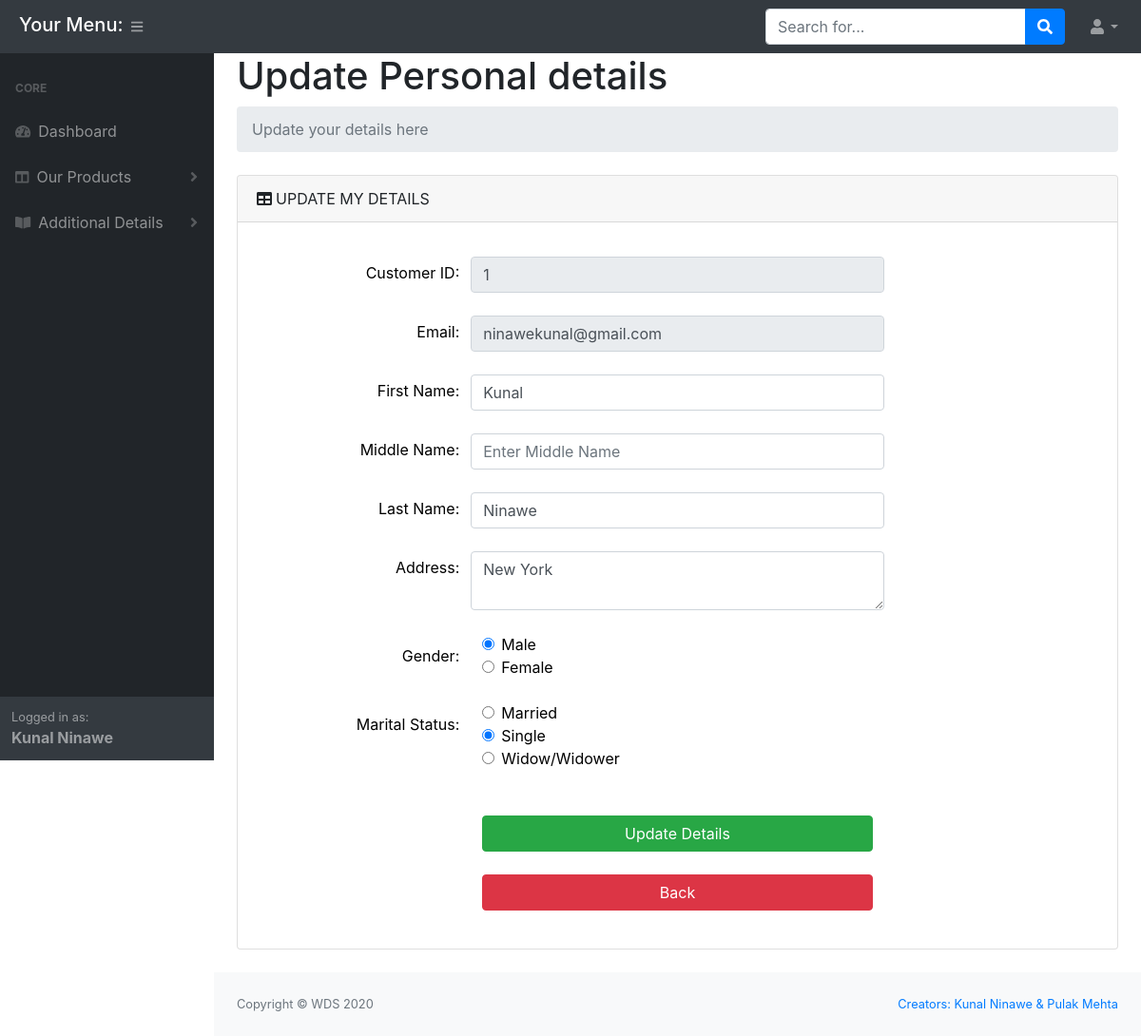
/customer/dist/update_my_details.php (signed in), run on an earlier commit of the app's database.
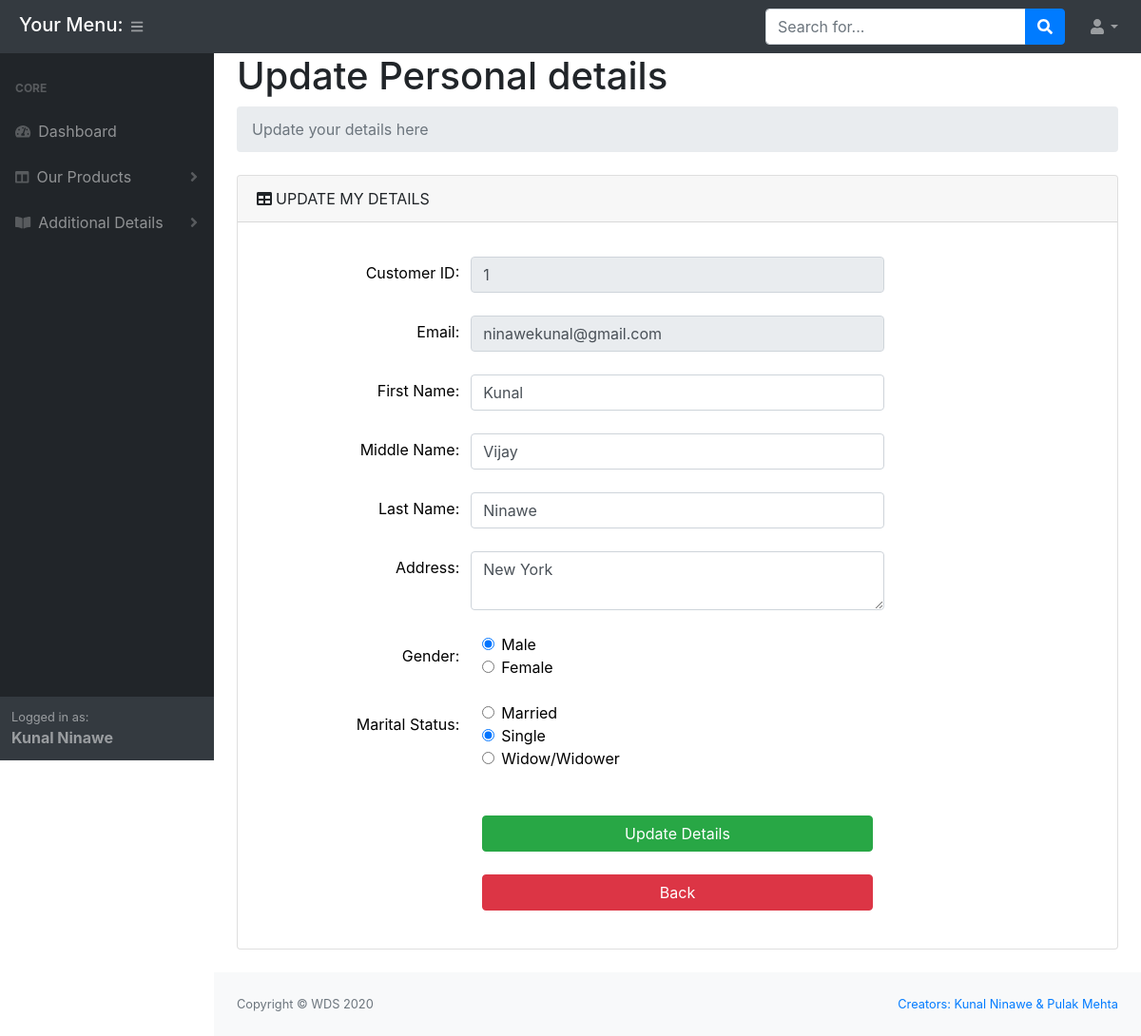
And on a later commit of the database.
### tables this page shows
CREATE TABLE IF NOT EXISTS `cust_details` (
  `cust_id` int(11) NOT NULL AUTO_INCREMENT,
  `email` varchar(50) NOT NULL,
  `first_name` varchar(30) NOT NULL,
  `middle_name` varchar(30) DEFAULT NULL,
  `last_name` varchar(30) NOT NULL,
  `password` varchar(100) NOT NULL,
  `address` varchar(150) DEFAULT NULL,
  `gender` varchar(1) DEFAULT 'M',
  `marital_status` varchar(1) NOT NULL DEFAULT 'S',
  `cust_type` varchar(1) NOT NULL DEFAULT 'H',
  PRIMARY KEY (`cust_id`)
);

### customer/dist/functions.php (called while the page is built, shortened)
<?php
	require_once 'db.php';
	function showCustDetails($email){
		global $conn;
		$sql = "SELECT * FROM cust_details WHERE email='$email'";
		$result = mysqli_query($conn,$sql);
		$array = mysqli_fetch_array($result);
	    if(isset($array)){
	    	return $array;
	    }
	    else{
	    	return 0;
	    }
	}

### customer/dist/update_my_details.php (the view, shortened to what the changed rows need)
<?php
  require_once 'functions.php';
 ?>
<!DOCTYPE html>
 <html>
 <head>
 </head>
 <body class="sb-nav-fixed">
  <?php
    require_once 'header.php';
   ?>
  <div id="layoutSidenav_content">
                 <div class="home_ins_content">
                        <div class="container-fluid  col-xl-12">
                        <h1 class="mt-12">Update Personal details</h1>
                        <div class="card mb-4">
                            <div class="card-body">
                                <div class="row">
                                <div class="col-xl-12">
                                    <form method="POST" action="" accept-charset="UTF-8" style="color:black;margin-top: -50px;">
                                        <div class="card-body"><canvas id="myAreaChart" width="100%" height="40"></canvas>
                                          <?php
                                              $result = showCustDetails($_SESSION['email']);
                                              echo "
                                                  <div class='row'>
                                              <div class='col-md-3 text-right' style='margin-top: 5px;'>
                                                <label for='Customer ID'>
                                                </label>
                                                <br>
                                              </div>
                                            <input id='Cust_id' class='form-control col-md-6' type='text' name='Cust_id' disabled='' value='".$result['cust_id']."'>
                                          </div>
                                          <br>
                                          <div class='row'>
                                              <div class='col-md-3 text-right' style='margin-top: 5px;'>
                                                <label for='email'>
                                                </label>
                                                <br>
                                              </div>
                                            <input id='email' class='form-control col-md-6' type='email' placeholder='Email' name='email' disabled value='".$result['email']."'/>
                                          </div>
                                          <br>
                                          <div class='row'>
                                              <div class='col-md-3 text-right' style='margin-top: 5px;'>
                                                <label for='First_name'>
                                                </label>
                                                <br>
                                              </div>
                                            <input id='First_name' class='form-control col-md-6' type='text' placeholder='Enter First Name' name='fName' value='".$result['first_name']."'>
                                          </div>
                                          <br>
                                          <div class='row'>
                                              <div class='col-md-3 text-right' style='margin-top: 5px;'>
                                                <label for='middleName'>
                                                </label>
                                                <br>
                                              </div>
                                            <input id='middleName' class='form-control col-md-6' type='text' placeholder='Enter Middle Name' name='mName' value='".$result['middle_name']."'>
                                          </div>
                                          <br>
                                          <div class='row'>
                                              <div class='col-md-3 text-right' style='margin-top: 5px;'>
                                                <label for='Last_name'>
                                                </label>
                                                <br>
                                              </div>
                                            <input id='Last_name' class='form-control col-md-6' type='text' placeholder='Enter Last Name' name='lName' value='".$result['last_name']."'>
                                          </div>
                                          <br>
                                          <div class='row'>
                                              <div class='col-md-3 text-right' style='margin-top: 5px;'>
                                                <label for='address'>
                                                </label>
                                                <br>
                                              </div>
                                            <textarea id='address' class='form-control col-md-6' rows='2' placeholder='Enter Address' name='address'>". $result['address'] ."</textarea>
                                          </div>
                                          <br>
                                            <div class='row'>
                                                  <div class='col-sm-10 col-md-6'>
                                                    <div class='form-check'>
                                                      <input class='form-check-input' type='radio' name='gender' id='male' value='M' ". ($result['gender']=='M'?'checked':'') .">
                                                      <label class='form-check-label' for='male'>
                                                        Male
                                                      </label>
                                                    </div>
                                                    <div class='form-check'>
                                                      <input class='form-check-input' type='radio' name='gender' id='female' value='F' ". ($result['gender']=='F'?'checked':'') .">
                                                      <label class='form-check-label' for='female'>
                                                        Female
                                                      </label>
                                                    </div>
                                                  </div>
                                            </div>
                                                <br>
                                                <div class='row'>
                                                  <div class='col-sm-10 col-md-6'>
                                                    <div class='form-check'>
                                                      <input class='form-check-input' type='radio' name='marital_status' id='married' value='M' ". ($result['marital_status']=='M'?'checked':'') .">
                                                      <label class='form-check-label' for='married'>
                                                        Married
                                                      </label>
                                                    </div>
                                                    <div class='form-check'>
                                                      <input class='form-check-input' type='radio' name='marital_status' id='single' value='S' ". ($result['marital_status']=='S'?'checked':'') .">
                                                      <label class='form-check-label' for='single'>
                                                        Single
                                                      </label>
                                                    </div>
                                                    <div class='form-check'>
                                                      <input class='form-check-input' type='radio' name='marital_status' id='widow' value='W' ". ($result['marital_status']=='W'?'checked':'') .">
                                                      <label class='form-check-label' for='widow'>
                                                        Widow/Widower
                                                      </label>
                                                    </div>
                                                  </div>
                                                </div>
                                                <br>
                                              ";
                                           ?>
                                        <br>
                                        <br>
                                    </form>
                                </div>
                                </div>
                                </div>
                            </div>
                            </div>
                        </div>
                        </div>
 </body>
 </html>

### customer/dist/header.php (shortened to what the changed rows need)
<?php
require_once 'functions.php';
 ?>
<!DOCTYPE html>
<html>
<head>
    <link href="css/styles.css" rel="stylesheet" />
    <link href="https://cdn.datatables.net/1.10.20/css/dataTables.bootstrap4.min.css" rel="stylesheet" />
</head>
<body class="sb-nav-fixed">
        <div id="layoutSidenav">
            <div id="layoutSidenav_nav">
                <nav class="sb-sidenav accordion sb-sidenav-dark" id="sidenavAccordion">
                    <div class="sb-sidenav-footer">
                        <div class="small">Logged in as:</div>
                        <b>
                            <?php
                                    $result = showCustDetails($_SESSION['email']);
                                    echo $result['first_name']. " " . $result['last_name'];
                             ?>
                        </b>
                    </div>
                </nav>
            </div>
</body>
</html>

What changed in the data, as far as the page shows it:
changed cust_details "Kunal": mName (not shown) → "Vijay"
